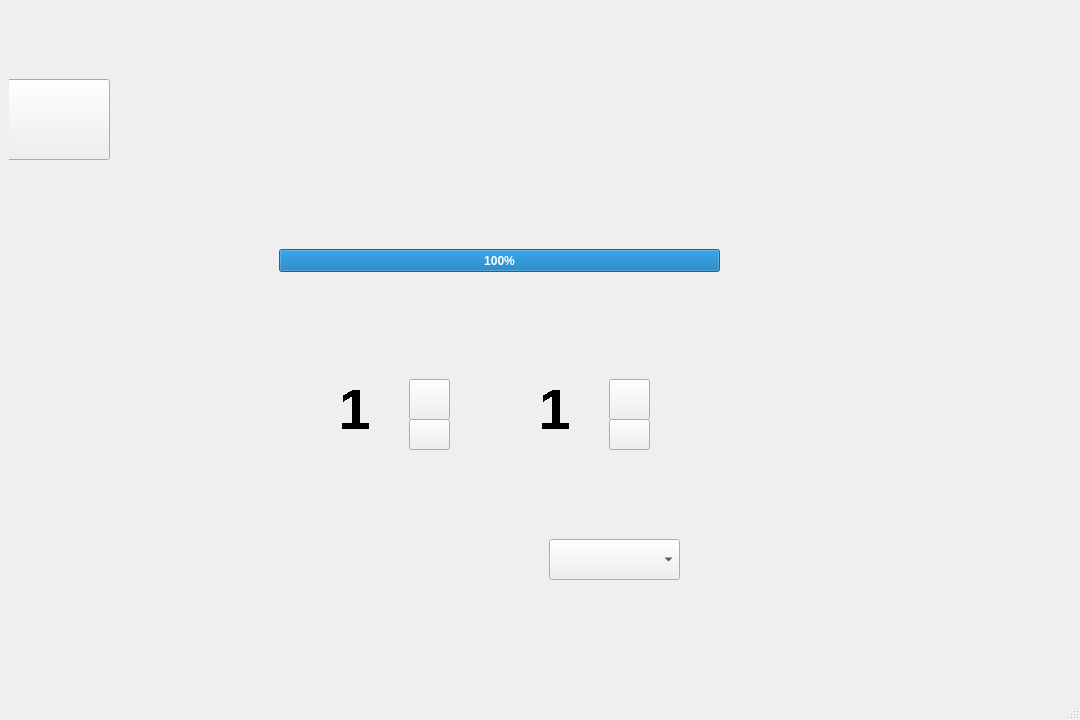
<?xml version="1.0" encoding="UTF-8"?>
<ui version="4.0">
 <class>MainWindow</class>
 <widget class="QMainWindow" name="MainWindow">
  <property name="geometry">
   <rect>
    <x>0</x>
    <y>0</y>
    <width>1080</width>
    <height>720</height>
   </rect>
  </property>
  <property name="minimumSize">
   <size>
    <width>1080</width>
    <height>720</height>
   </size>
  </property>
  <property name="maximumSize">
   <size>
    <width>1080</width>
    <height>720</height>
   </size>
  </property>
  <property name="baseSize">
   <size>
    <width>1080</width>
    <height>720</height>
   </size>
  </property>
  <property name="windowTitle">
   <string>MainWindow</string>
  </property>
  <widget class="QWidget" name="centralwidget">
   <layout class="QGridLayout" name="gridLayout">
    <item row="0" column="0">
     <widget class="QWidget" name="widget" native="true">
      <widget class="QLabel" name="label">
       <property name="geometry">
        <rect>
         <x>9</x>
         <y>9</y>
         <width>1044</width>
         <height>642</height>
        </rect>
       </property>
       <property name="styleSheet">
        <string notr="true"/>
       </property>
       <property name="text">
        <string/>
       </property>
       <property name="pixmap">
        <pixmap>../img/configuracion.png</pixmap>
       </property>
       <property name="scaledContents">
        <bool>true</bool>
       </property>
      </widget>
      <widget class="QPushButton" name="pushButton">
       <property name="geometry">
        <rect>
         <x>-50</x>
         <y>70</y>
         <width>151</width>
         <height>81</height>
        </rect>
       </property>
       <property name="styleSheet">
        <string notr="true"/>
       </property>
       <property name="text">
        <string/>
       </property>
       <property name="icon">
        <iconset>
         <normaloff>../img/smart greenhouse (3).jpg</normaloff>../img/smart greenhouse (3).jpg</iconset>
       </property>
       <property name="iconSize">
        <size>
         <width>150</width>
         <height>90</height>
        </size>
       </property>
      </widget>
      <widget class="QProgressBar" name="progressBar">
       <property name="geometry">
        <rect>
         <x>270</x>
         <y>240</y>
         <width>441</width>
         <height>23</height>
        </rect>
       </property>
       <property name="font">
        <font>
         <weight>75</weight>
         <bold>true</bold>
        </font>
       </property>
       <property name="value">
        <number>100</number>
       </property>
      </widget>
      <widget class="QLabel" name="label_2">
       <property name="geometry">
        <rect>
         <x>330</x>
         <y>370</y>
         <width>61</width>
         <height>61</height>
        </rect>
       </property>
       <property name="font">
        <font>
         <pointsize>42</pointsize>
         <weight>75</weight>
         <bold>true</bold>
         <stylestrategy>NoAntialias</stylestrategy>
         <kerning>true</kerning>
        </font>
       </property>
       <property name="text">
        <string>1</string>
       </property>
       <property name="textFormat">
        <enum>Qt::MarkdownText</enum>
       </property>
       <property name="scaledContents">
        <bool>false</bool>
       </property>
      </widget>
      <widget class="QLabel" name="label_3">
       <property name="geometry">
        <rect>
         <x>530</x>
         <y>370</y>
         <width>61</width>
         <height>61</height>
        </rect>
       </property>
       <property name="font">
        <font>
         <pointsize>42</pointsize>
         <weight>75</weight>
         <bold>true</bold>
         <stylestrategy>NoAntialias</stylestrategy>
         <kerning>true</kerning>
        </font>
       </property>
       <property name="text">
        <string>1</string>
       </property>
       <property name="textFormat">
        <enum>Qt::MarkdownText</enum>
       </property>
       <property name="scaledContents">
        <bool>false</bool>
       </property>
      </widget>
      <widget class="QPushButton" name="pushButton_2">
       <property name="geometry">
        <rect>
         <x>400</x>
         <y>370</y>
         <width>41</width>
         <height>41</height>
        </rect>
       </property>
       <property name="text">
        <string/>
       </property>
       <property name="icon">
        <iconset>
         <normaloff>../img/simbolo mas.png</normaloff>../img/simbolo mas.png</iconset>
       </property>
       <property name="iconSize">
        <size>
         <width>90</width>
         <height>90</height>
        </size>
       </property>
      </widget>
      <widget class="QPushButton" name="pushButton_3">
       <property name="geometry">
        <rect>
         <x>600</x>
         <y>370</y>
         <width>41</width>
         <height>41</height>
        </rect>
       </property>
       <property name="text">
        <string/>
       </property>
       <property name="icon">
        <iconset>
         <normaloff>../img/simbolo mas.png</normaloff>../img/simbolo mas.png</iconset>
       </property>
       <property name="iconSize">
        <size>
         <width>80</width>
         <height>80</height>
        </size>
       </property>
      </widget>
      <widget class="QPushButton" name="pushButton_4">
       <property name="geometry">
        <rect>
         <x>400</x>
         <y>410</y>
         <width>41</width>
         <height>31</height>
        </rect>
       </property>
       <property name="text">
        <string/>
       </property>
       <property name="icon">
        <iconset>
         <normaloff>../img/simbolo menos.png</normaloff>../img/simbolo menos.png</iconset>
       </property>
       <property name="iconSize">
        <size>
         <width>80</width>
         <height>30</height>
        </size>
       </property>
      </widget>
      <widget class="QPushButton" name="pushButton_5">
       <property name="geometry">
        <rect>
         <x>600</x>
         <y>410</y>
         <width>41</width>
         <height>31</height>
        </rect>
       </property>
       <property name="text">
        <string/>
       </property>
       <property name="icon">
        <iconset>
         <normaloff>../img/simbolo menos.png</normaloff>../img/simbolo menos.png</iconset>
       </property>
       <property name="iconSize">
        <size>
         <width>80</width>
         <height>30</height>
        </size>
       </property>
      </widget>
      <widget class="QComboBox" name="comboBox">
       <property name="geometry">
        <rect>
         <x>540</x>
         <y>530</y>
         <width>131</width>
         <height>41</height>
        </rect>
       </property>
      </widget>
     </widget>
    </item>
   </layout>
  </widget>
  <widget class="QMenuBar" name="menubar">
   <property name="geometry">
    <rect>
     <x>0</x>
     <y>0</y>
     <width>1080</width>
     <height>20</height>
    </rect>
   </property>
  </widget>
  <widget class="QStatusBar" name="statusbar"/>
 </widget>
 <resources/>
 <connections/>
</ui>
